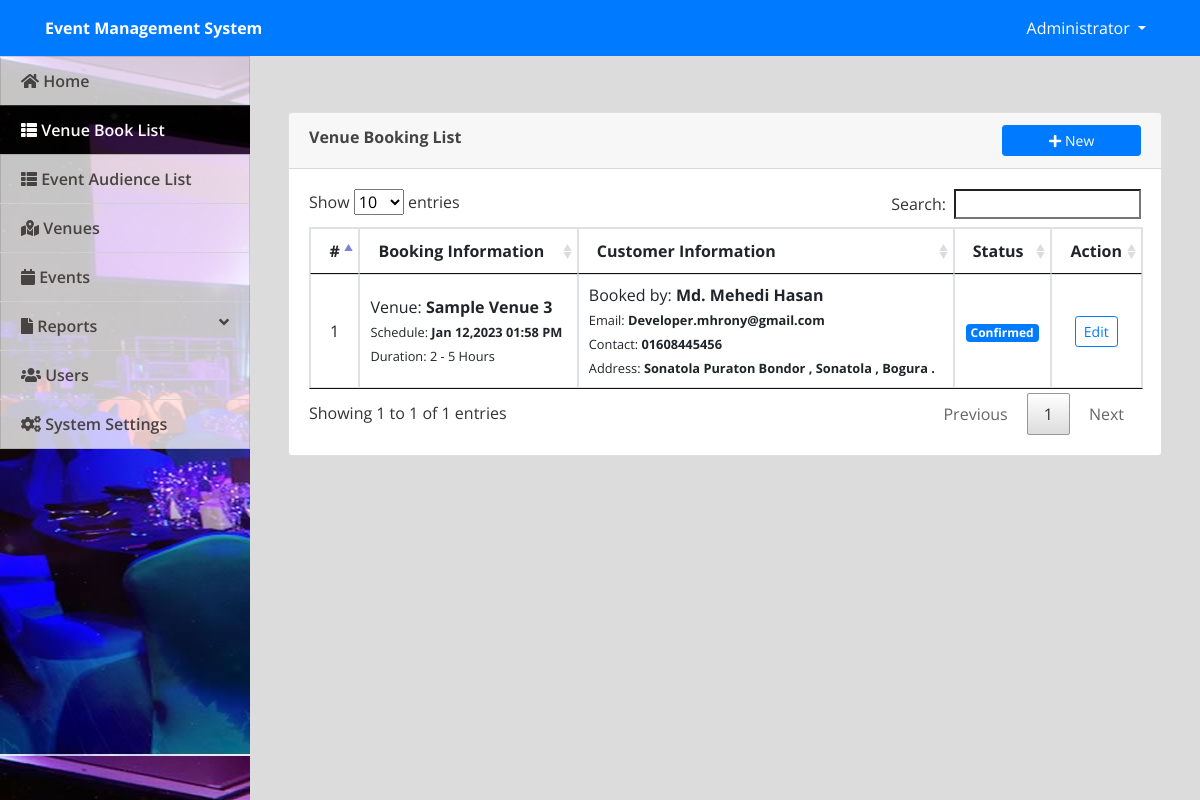
/admin/index.php?page=booking (signed in), run on the app's committed database.
### tables this page shows
CREATE TABLE `venue_booking` (
  `id` int(30) NOT NULL,
  `name` text NOT NULL,
  `address` text NOT NULL,
  `email` varchar(100) NOT NULL,
  `contact` varchar(100) NOT NULL,
  `venue_id` int(30) NOT NULL,
  `duration` varchar(100) NOT NULL,
  `datetime` datetime NOT NULL,
  `status` tinyint(1) NOT NULL DEFAULT 0 COMMENT '0-for verification,1=confirmed,2=canceled'
);

CREATE TABLE `venue` (
  `id` int(30) NOT NULL,
  `venue` text NOT NULL,
  `address` text NOT NULL,
  `description` text NOT NULL,
  `rate` float NOT NULL
);

### admin/booking.php (the view, shortened to what this page needs)
<?php include('db_connect.php');?>
<div class="container-fluid">
    <div class="col-lg-12">
        <div class="row">
            <div class="col-md-12">
                <div class="card">
                    <div class="card-header">
                        <b>Venue Booking List</b>
                        <span class="">
                            <button class="btn btn-primary btn-block btn-sm col-sm-2 float-right" type="button" id="new_book">
                                <i class="fa fa-plus"></i> New</button>
                        </span>
                    </div>
                    <div class="card-body">
                        <table class="table table-bordered table-condensed table-hover">
                            <thead>
                                <tr>
                                    <th class="text-center">#</th>
                                    <th class="">Booking Information</th>
                                    <th class="">Customer Information</th>
                                    <th class="">Status</th>
                                    <th class="text-center">Action</th>
                                </tr>
                            </thead>
                            <tbody>
                                <?php
								$i = 1;
								$booking = $conn->query("SELECT b.*,v.venue from venue_booking b inner join venue v on v.id = b.venue_id");
								while($row=$booking->fetch_assoc()):
								?>
                                <tr>
                                    <td class="text-center"><?php echo $i++ ?></td>
                                    <td class="">
                                        <p>Venue: <b><?php echo ucwords($row['venue']) ?></b></p>
                                        <p><small>Schedule: <b><?php echo date("M d,Y h:i A",strtotime($row['datetime'])) ?></b></small></p>
                                        <p><small>Duration: <?php echo ucwords($row['duration']) ?></small></p>
                                    </td>
                                    <td class="">
                                        <p>Booked by: <b><?php echo  ucwords($row['name']) ?></b></p>
                                        <p><small>Email: <b><?php echo  ucwords($row['email']) ?></b></small></p>
                                        <p><small>Contact: <b><?php echo  ucwords($row['contact']) ?></b></small></p>
                                        <p><small>Address: <b><?php echo  ucwords($row['address']) ?></b></small></p>
                                    </td>
                                    <td class="text-center">
                                        <?php if($row['status'] == 0): ?>
                                        <span class="badge badge-secondary">For Verification</span>
                                        <?php elseif($row['status'] == 1): ?>
                                        <span class="badge badge-primary">Confirmed</span>
                                        <?php elseif($row['status'] == 2): ?>
                                        <span class="badge badge-danger">Cancelled</span>
                                        <?php endif; ?>
                                    </td>
                                    <td class="text-center">
                                        <button class="btn btn-sm btn-outline-primary edit_book" type="button" data-id="<?php echo $row['id'] ?>">Edit</button>
                                    </td>
                                </tr>
                                <?php endwhile; ?>
                            </tbody>
                        </table>
                    </div>
                </div>
            </div>
        </div>
    </div>
</div>

### admin/index.php (shortened to what this page needs)
<!DOCTYPE html>
<html lang="en">
<head>
<?php
 include('./header.php');
 ?>
</head>
<body>
	<?php include 'topbar.php' ?>
	<?php include 'navbar.php' ?>
  <main id="view-panel" >
      <?php $page = isset($_GET['page']) ? $_GET['page'] :'home'; ?>
  	<?php include $page.'.php' ?>
  </main>
</body>
</html>

### admin/header.php (shortened to what this page needs)
  <link rel="stylesheet" href="assets/font-awesome/css/all.min.css">
<link href="assets/vendor/bootstrap/css/bootstrap.min.css" rel="stylesheet">
<link href="assets/vendor/icofont/icofont.min.css" rel="stylesheet">
<link href="assets/vendor/boxicons/css/boxicons.min.css" rel="stylesheet">
<link href="assets/vendor/venobox/venobox.css" rel="stylesheet">
<link href="assets/vendor/animate.css/animate.min.css" rel="stylesheet">
<link href="assets/vendor/remixicon/remixicon.css" rel="stylesheet">
<link href="assets/vendor/owl.carousel/assets/owl.carousel.min.css" rel="stylesheet">
<link href="assets/vendor/bootstrap-datepicker/css/bootstrap-datepicker.min.css" rel="stylesheet">
<link href="assets/DataTables/datatables.min.css" rel="stylesheet">
<link href="assets/css/jquery.datetimepicker.min.css" rel="stylesheet">
<link href="assets/css/select2.min.css" rel="stylesheet">
<link href="assets/css/style.css" rel="stylesheet">
<link type="text/css" rel="stylesheet" href="assets/css/jquery-te-1.4.0.css">

### admin/topbar.php (shortened to what this page needs)
<nav class="navbar navbar-light fixed-top bg-primary" style="padding:0;min-height: 3.5rem">
    <div class="container-fluid mt-2 mb-2">
        <div class="col-lg-12">
            <div class="col-md-4 float-left text-white">
                <large><b><?php echo isset($_SESSION['system']['name']) ? $_SESSION['system']['name'] : '' ?></b></large>
            </div>
            <div class="float-right">
                <div class=" dropdown mr-4">
                    <a href="#" class="text-white dropdown-toggle" id="account_settings" data-toggle="dropdown" aria-haspopup="true" aria-expanded="false"><?php echo $_SESSION['login_name'] ?> </a>
                </div>
            </div>
        </div>
</nav>

### admin/navbar.php (shortened to what this page needs)
<nav id="sidebar" class='mx-lt-5 bg-dark' >
		<div class="sidebar-list">
				<a href="index.php?page=home" class="nav-item nav-home"><span class='icon-field'><i class="fa fa-home"></i></span> Home</a>
				<a href="index.php?page=booking" class="nav-item nav-booking"><span class='icon-field'><i class="fa fa-th-list"></i></span> Venue Book List</a>
				<a href="index.php?page=audience" class="nav-item nav-audience"><span class='icon-field'><i class="fa fa-th-list"></i></span> Event Audience List</a>
				<a href="index.php?page=venue" class="nav-item nav-venue"><span class='icon-field'><i class="fa fa-map-marked-alt"></i></span> Venues</a>
				<a href="index.php?page=events" class="nav-item nav-events"><span class='icon-field'><i class="fa fa-calendar"></i></span> Events</a>
				<a  class="nav-item nav-reports" data-toggle="collapse" href="#reportCollpase" role="button" aria-expanded="false" aria-controls="reportCollpase"><span class='icon-field'><i class="fa fa-file"></i></span> Reports <i class="fa fa-angle-down float-right"></i></a>
				<?php if($_SESSION['login_type'] == 1): ?>
				<a href="index.php?page=users" class="nav-item nav-users"><span class='icon-field'><i class="fa fa-users"></i></span> Users</a>
				<a href="index.php?page=site_settings" class="nav-item nav-site_settings"><span class='icon-field'><i class="fa fa-cogs"></i></span> System Settings</a>
			<?php endif; ?>
		</div>
</nav>

### admin/assets/css/style.css (style rules this page uses)
body { font-family: "Open Sans", sans-serif; color: #444444; width: 100%; height: calc(100%); }
a { color: #1977cc; }
nav#sidebar { height: calc(100%); position: fixed; z-index: 99; left: 0; width: 250px; background: url(../uploads/art-cover.jpg); background-repeat: no-repeat; background-size: cover; }
a.nav-item { position: relative; display: block; padding: .75rem 1.25rem; margin-bottom: -1px; border: 1px solid rgba(0,0,0,.125); background-color: #ffffffc4; color: #484343; font-weight: 600; }
a.nav-item:hover, .nav-item.active { background-color: #000000ad; color: #fffafa; }
main#view-panel { margin-left: 250px; width:calc(100% - 250px); margin-top: 3.5rem; padding: .5em }

### admin/index.php (style rules this page uses)
body { background: #80808045; }

### admin/booking.php (style rules this page uses)
td { vertical-align: middle !important; }
td p { margin: unset }

### data on the page
venue_booking: venue.venue "Sample Venue 3", datetime "Jan 12,2023 01:58 PM", duration "2 - 5 Hours", name "Md. Mehedi Hasan", email "Developer.mhrony@gmail.com", contact "01608445456", address "Sonatola Puraton Bondor , Sonatola , Bogura .", status "Confirmed"

### other printed values
$_SESSION['system']['name'] "Event Management System"
$_SESSION['login_name'] "Administrator"
